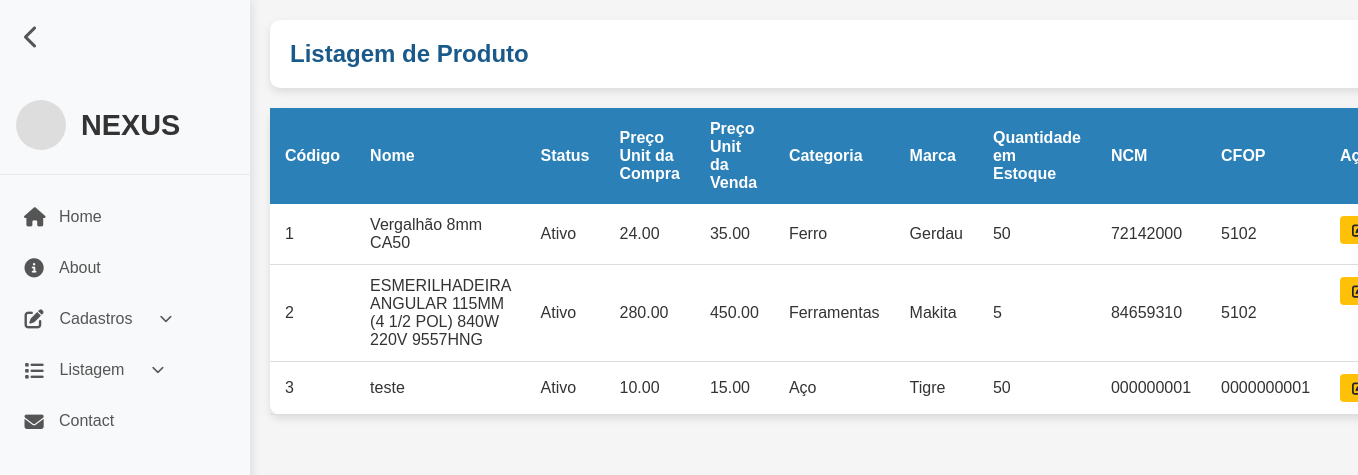
The app's page /produto-listar.php (signed in) with its own data.
### tables this page shows
CREATE TABLE `produto` (
  `codigo` int(11) NOT NULL,
  `status` tinyint(1) NOT NULL DEFAULT 1,
  `nome` varchar(100) NOT NULL,
  `precoUnitarioDaCompra` double(10,2) NOT NULL,
  `precoUnitarioDaVenda` double(10,2) NOT NULL,
  `quantEstoque` int(11) NOT NULL,
  `ncm` varchar(10) NOT NULL,
  `cfop` varchar(10) NOT NULL,
  `idMarca` int(11) NOT NULL,
  `idCategoria` int(11) NOT NULL,
  `unidMedida` varchar(6) NOT NULL
);

CREATE TABLE `categoria` (
  `codigo` int(11) NOT NULL,
  `status` tinyint(1) NOT NULL DEFAULT 1,
  `nome` varchar(45) NOT NULL
);

CREATE TABLE `marca` (
  `codigo` int(11) NOT NULL,
  `status` tinyint(1) NOT NULL DEFAULT 1,
  `nome` varchar(45) NOT NULL
);

### produto-listar.php (the view, shortened to what this page needs)
<?php
require_once("conexao.php");
$sql = "SELECT * FROM produto ORDER BY codigo";
$resultado = mysqli_query($conexao, $sql);
?>
<!DOCTYPE html>
<html lang="pt-BR">
<head>
    <link rel="stylesheet" href="assets/css/listar.css">
    <link rel="stylesheet" href="assets/css/reset.css">
    <link rel="stylesheet" href="assets/css/header.css">
    <link rel="stylesheet" href="https://cdnjs.cloudflare.com/ajax/libs/font-awesome/6.4.0/css/all.min.css">
</head>
<body>
    <?php require_once("header.php"); ?>
    <div class="container">
        <div class="card">
            <div class="card-body">
                <h5 class="title">
                    Listagem de Produto
                </h5>
            </div>
        </div>
        <table class="table-container">
            <thead>
                <tr>
                    <th scope="col">Código</th>
                    <th scope="col">Nome</th>
                    <th scope="col">Status</th>
                    <th scope="col">Preço Unit da Compra</th>
                    <th scope="col">Preço Unit da Venda</th>
                    <th scope="col">Categoria</th>
                    <th scope="col">Marca</th>
                    <th scope="col">Quantidade em Estoque</th>
                    <th scope="col">NCM</th>
                    <th scope="col">CFOP</th>
                    <th scope="col">Ações</th>
                </tr>
            </thead>
            <tbody>
                <?php
                while($linha = mysqli_fetch_array($resultado) ) { ?>
                <tr>
                    <td><?= $linha['codigo'] ?></td>
                    <td><?= $linha['nome'] ?></td>
                    <td><?= ($linha['status'] == 1 ? 'Ativo' : 'Inativo') ?></td>
                    <td><?= $linha['precoUnitarioDaCompra'] ?></td>
                    <td><?= $linha['precoUnitarioDaVenda'] ?></td>
                    <td>
                        <?php
                            $sqlC = "SELECT nome FROM categoria WHERE codigo = " . $linha['idCategoria'];
                            $resultC = mysqli_query($conexao, $sqlC);
                            $rowC = mysqli_fetch_array($resultC);
                            echo $rowC['nome'];
                        ?>
                    </td>
                    <td>
                    <?php
                        $sqlM = "SELECT nome FROM marca WHERE codigo = " . $linha['idMarca'];
                        $resultM = mysqli_query($conexao, $sqlM);
                        $rowM = mysqli_fetch_array($resultM);
                        echo $rowM['nome'];
                    ?>
                    </td>
                    <td><?= $linha['quantEstoque'] ?></td>
                    <td><?= $linha['ncm'] ?></td>
                    <td><?= $linha['cfop'] ?></td>
                    <td class="actions">
                        <a href="produto-alterar.php?codigo=<?= $linha['codigo']?>" class="btn btn-warning">
                            <i class="fas fa-solid fa-pen-to-square"></i>Alterar</a>
                    </td>
                </tr>
                <?php } ?>
            </tbody>
        </table>
    </div>
</body>
</html>

### assets/css/listar.css (style rules this page uses)
:root { --azul-principal: #2c80b8; --azul-claro: #e6f2fa; --azul-escuro: #1a5a8a; --branco: #ffffff; --cinza-claro: #f5f5f5; --cinza-texto: #666666; --verde-sucesso: #28a745; --amarelo-alerta: #ffc107; --vermelho-perigo: #dc3545; }
body { background-color: var(--cinza-claro); color: #333; min-height: 100vh; }
.container { max-width: 1600px; margin: 0 auto; padding: 20px; min-height: 100vh; display: flex; flex-direction: column; }
.card { background-color: var(--branco); border-radius: 10px; box-shadow: 0 4px 8px rgba(0,0,0,0.1); margin-bottom: 20px; overflow: hidden; }
.card-body { padding: 20px; }
.title { display: flex; justify-content: space-between; align-items: center; font-size: 24px; font-weight: 600; color: var(--azul-escuro); }
.table-container { overflow-x: auto; background-color: var(--branco); border-radius: 10px; box-shadow: 0 4px 8px rgba(0,0,0,0.1); }
table { width: 100%; border-collapse: collapse; }
thead { background-color: var(--azul-principal); color: var(--branco); }
th, td { padding: 12px 15px; text-align: left; }
th { font-weight: 600; position: sticky; top: 0; }
tbody tr { transition: background-color 0.3s; border-bottom: 1px solid #ddd; }
.btn { display: inline-flex; align-items: center; justify-content: center; padding: 6px 12px; border: none; border-radius: 4px; cursor: pointer; font-size: 14px; text-decoration: none; transition: all 0.3s; gap: 5px; }
.btn-warning { background-color: var(--amarelo-alerta); color: #212529; }
.actions { display: flex; gap: 10px; }

### assets/css/header.css (style rules this page uses)
* { font-family: 'Arial', sans-serif; }
body { display: flex; min-height: 100vh; transition: margin-left 0.3s ease; margin-left: 250px; }

### records on screen
produto: codigo "1", nome "Vergalhão 8mm CA50", status "Ativo", precoUnitarioDaCompra "24.00", precoUnitarioDaVenda "35.00", idCategoria.nome "Ferro", idMarca.nome "Gerdau", quantEstoque "50", ncm "72142000", cfop "5102"
produto: codigo "2", nome "ESMERILHADEIRA ANGULAR 115MM (4 1/2 POL) 840W 220V 9557HNG", status "Ativo", precoUnitarioDaCompra "280.00", precoUnitarioDaVenda "450.00", idCategoria.nome "Ferramentas", idMarca.nome "Makita", quantEstoque "5", ncm "84659310", cfop "5102"
produto: codigo "3", nome "teste", status "Ativo", precoUnitarioDaCompra "10.00", precoUnitarioDaVenda "15.00", idCategoria.nome "Aço", idMarca.nome "Tigre", quantEstoque "50", ncm "000000001", cfop "0000000001"
